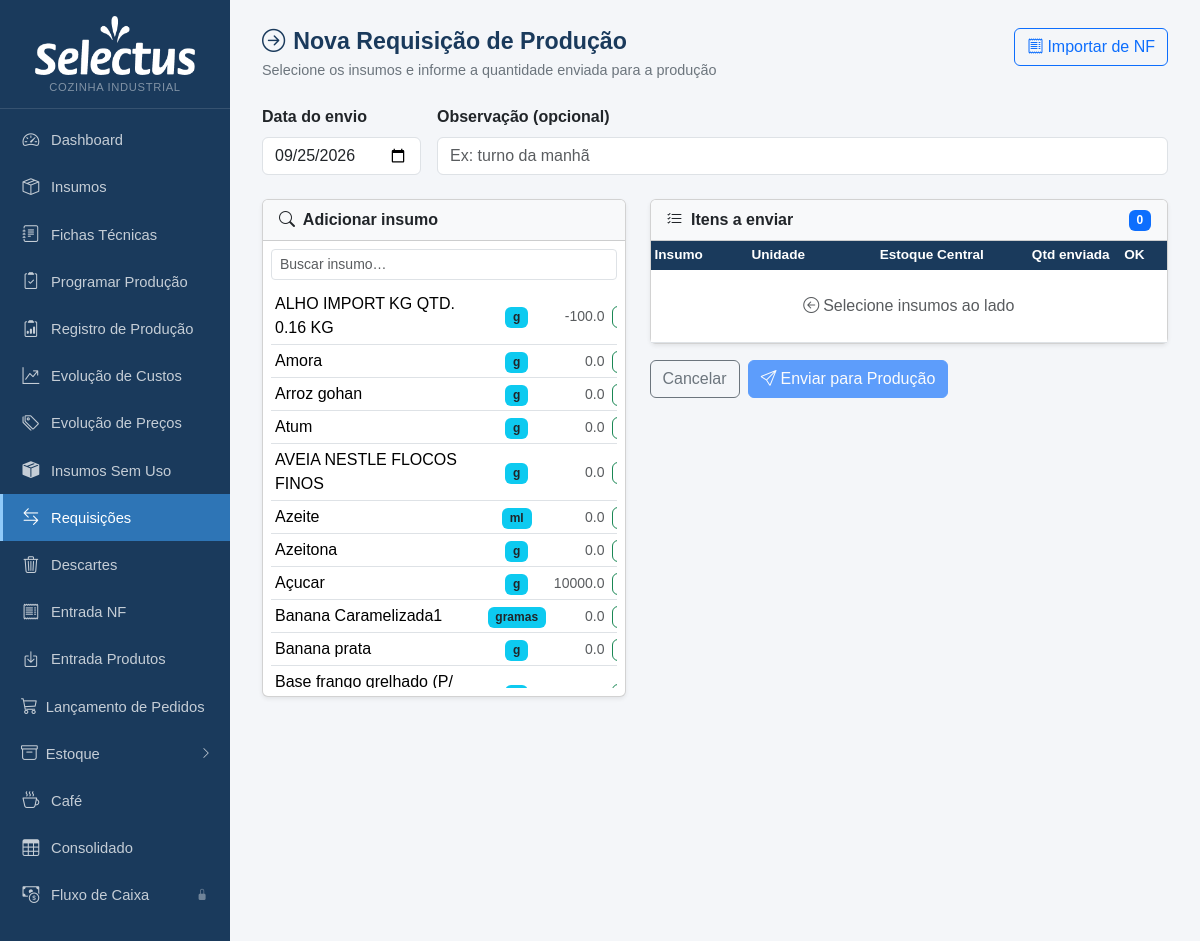
The app's page /requisicoes/nova (upper part), older data.
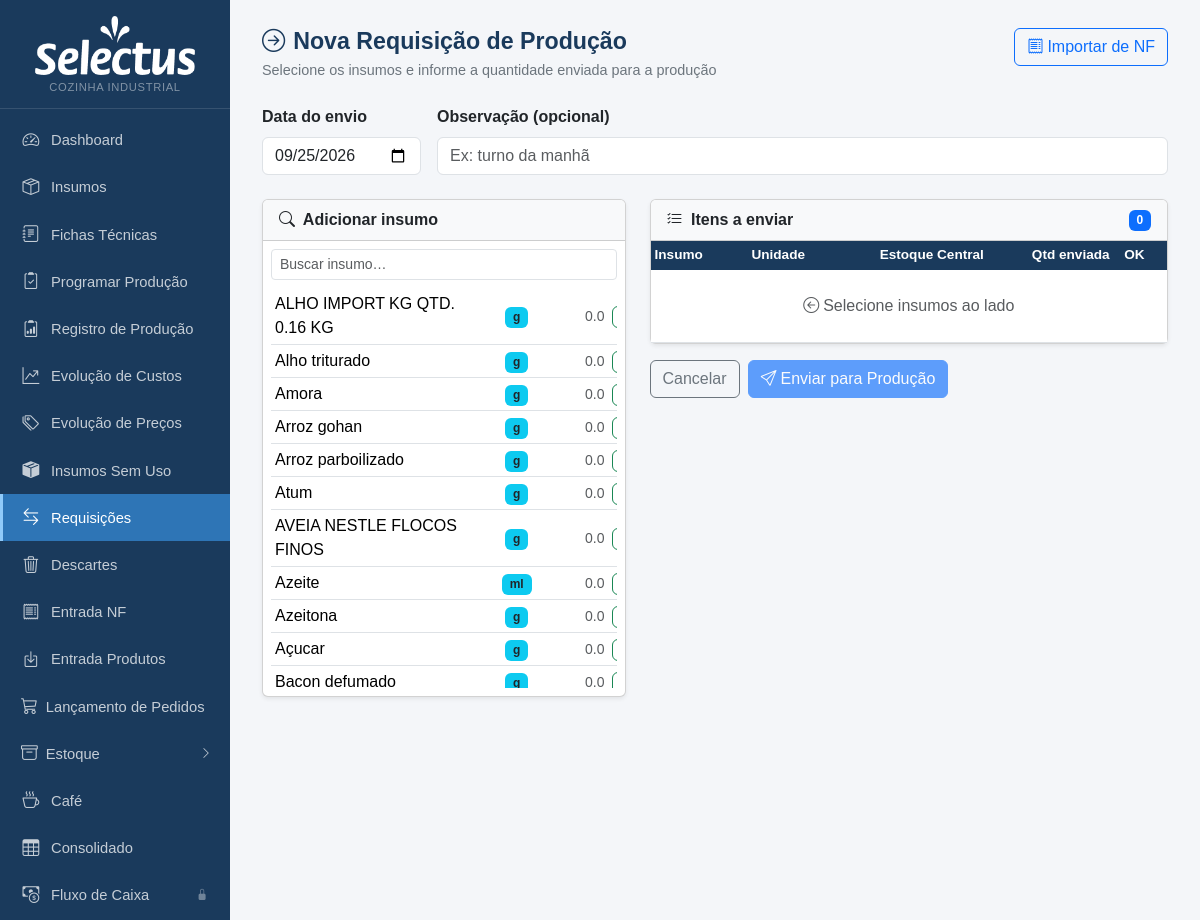
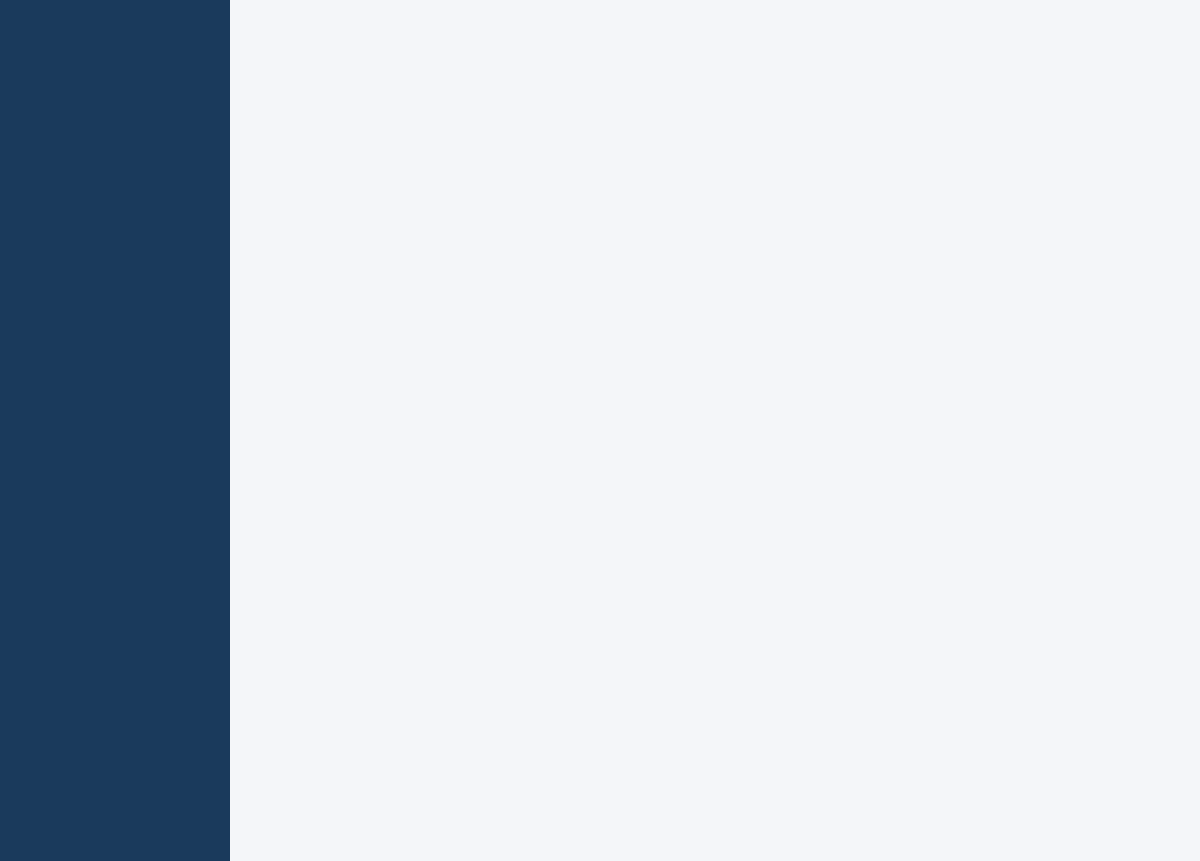
The same page, newer data (2 pictures, top to bottom).
### tables this page shows
CREATE TABLE insumos (
            id INTEGER PRIMARY KEY AUTOINCREMENT,
            nome TEXT NOT NULL,
            unidade_compra TEXT NOT NULL,
            preco_compra REAL,
            unidade_uso TEXT NOT NULL,
            fator_conversao REAL NOT NULL DEFAULT 1
        , qtd_por_embalagem REAL, unid_embalagem TEXT, produto_vinculado_id INTEGER, estoque_atual REAL DEFAULT 0, estoque_minimo REAL DEFAULT 0, status_revisao_custo TEXT DEFAULT 'nao_revisado', data_revisao_custo TEXT, fornecedor TEXT, aproveitamento REAL NOT NULL DEFAULT 100, status_revisao_nome TEXT DEFAULT 'nao_revisado', observacao TEXT, estoque_central REAL DEFAULT 0, status_revisao_fp TEXT DEFAULT "nao_revisado", categoria TEXT, ep_fornecedor_id INTEGER REFERENCES ep_fornecedores(id));

### app.py (the view, shortened to what this page needs)
@app.route('/requisicoes/nova', methods=['GET','POST'])
def requisicao_nova():
    db = get_db()
    insumos = db.execute('SELECT id, nome, unidade_uso, unidade_compra, estoque_central, qtd_por_embalagem FROM insumos ORDER BY nome COLLATE NOCASE').fetchall()
    nf_id = request.args.get('nf_id', type=int)
    pre_itens = []
    nf_origem = None
    nfs_disponiveis = db.execute(
        "SELECT id, numero, fornecedor, data_emissao FROM nf_entradas ORDER BY id DESC"
    ).fetchall()
    db.close()
    return render_template('requisicao_nova.html', insumos=insumos, today=date.today().isoformat(),
                           pre_itens=pre_itens, nf_origem=nf_origem, nfs=nfs_disponiveis)

### app.py (called while the page is built)
def get_db():
    c = sqlite3.connect(DB)
    c.row_factory = sqlite3.Row
    c.execute("PRAGMA foreign_keys = ON")
    return c

def count_alertas():
    try:
        db = get_db()
        n = db.execute('''SELECT COUNT(*) FROM insumos
                          WHERE estoque_minimo > 0 AND COALESCE(estoque_atual,0) < estoque_minimo''').fetchone()[0]
        db.close()
        return n
    except:
        return 0

@app.context_processor
def inject_alertas():
    try:
        db = get_db()
        n_ped = db.execute("SELECT COUNT(*) FROM pedidos WHERE status='aberto'").fetchone()[0]
        db.close()
    except Exception:
        n_ped = 0
    return dict(n_alertas=count_alertas(), n_pedidos_abertos=n_ped)

### templates/requisicao_nova.html (shortened to what this page needs)
{% extends "base.html" %}
{% block content %}
<div class="page-header d-flex justify-content-between align-items-start">
  <div>
    <h1><i class="bi bi-arrow-right-circle me-2"></i>Nova Requisição de Produção</h1>
    <p>Selecione os insumos e informe a quantidade enviada para a produção</p>
  </div>
  <button type="button" class="btn btn-outline-primary" data-bs-toggle="modal" data-bs-target="#modalImportarNF">
    <i class="bi bi-receipt me-1"></i>Importar de NF
  </button>
</div>
<form method="post">
<div class="row g-3 mb-4">
  <div class="col-auto">
    <label class="form-label fw-semibold">Data do envio</label>
    <input type="date" name="data" class="form-control" value="{{ today }}" required>
  </div>
  <div class="col">
    <label class="form-label fw-semibold">Observação (opcional)</label>
    <input type="text" name="observacao" class="form-control" placeholder="Ex: turno da manhã">
  </div>
</div>
<div class="row g-4">
  <div class="col-md-5">
    <div class="card shadow-sm">
      <div class="card-header fw-semibold bg-light">
        <i class="bi bi-search me-1"></i> Adicionar insumo
      </div>
      <div class="card-body p-2">
        <input type="text" id="busca-add" class="form-control form-control-sm mb-2" placeholder="Buscar insumo…" autocomplete="off">
        <div style="max-height:400px;overflow-y:auto">
          <table class="table table-sm mb-0" id="lista-add">
            <tbody>
              {% for ins in insumos %}
              <tr data-nome="{{ ins.nome|lower }}" data-id="{{ ins.id }}"
                  data-nome-orig="{{ ins.nome }}" data-un="{{ ins.unidade_uso }}"
                  data-estoque="{{ ins.estoque_central or 0 }}"
                  data-qtd-emb="{{ ins.qtd_por_embalagem or 0 }}"
                  data-unid-emb="{{ ins.unidade_compra or '' }}">
                <td>{{ ins.nome }}</td>
                <td class="text-center"><span class="badge bg-info text-dark">{{ ins.unidade_uso }}</span></td>
                <td class="text-end text-muted small">{{ '%.1f'|format(ins.estoque_central or 0) }}</td>
                <td><button type="button" class="btn btn-xs btn-outline-success btn-add-item" style="padding:1px 6px;font-size:.75rem"></button></td>
              </tr>
              {% endfor %}
            </tbody>
          </table>
        </div>
      </div>
    </div>
  </div>
  <div class="col-md-7">
    <div class="card shadow-sm">
      <div class="card-header fw-semibold bg-light d-flex justify-content-between align-items-center">
        <span><i class="bi bi-list-check me-1"></i> Itens a enviar</span>
        <div class="d-flex align-items-center gap-2">
          <span class="badge bg-primary" id="n-itens">0</span>
        </div>
      </div>
      <div class="card-body p-0">
        <table class="table table-sm mb-0" id="tabela-itens">
          <thead>
            <tr>
              <th>Insumo</th>
              <th class="text-center">Unidade</th>
              <th class="text-end">Estoque Central</th>
              <th class="text-end">Qtd enviada</th>
              <th class="text-center">OK</th>
              <th></th>
            </tr>
          </thead>
          <tbody id="tbody-itens">
            <tr id="linha-vazia">
              <td colspan="6" class="text-center text-muted py-4">
                <i class="bi bi-arrow-left-circle me-1"></i>Selecione insumos ao lado
              </td>
            </tr>
          </tbody>
        </table>
      </div>
    </div>
    <div class="mt-3 d-flex gap-2 justify-content-between align-items-center">
      <div class="d-flex gap-2">
        <a href="{{ url_for('requisicoes_lista') }}" class="btn btn-outline-secondary">Cancelar</a>
        <button type="submit" class="btn btn-primary" id="btn-submit" disabled>
          <i class="bi bi-send me-1"></i>Enviar para Produção
        </button>
      </div>
    </div>
  </div>
</div>
</form>
{% endblock %}

Row changes from the older to the newer data that the page shows:
no longer on this page (row unchanged): insumos: nome "Banana Caramelizada1", unidade_uso "gramas", estoque_central "0.0"
no longer on this page (row unchanged): insumos: nome "Banana prata", unidade_uso "g", estoque_central "0.0"
no longer on this page (row unchanged): insumos: nome "Base frango grelhado (P/…"
changed insumos "ALHO IMPORT KG QTD. 0.16 KG": estoque_central "-100.0" → "0.0"
added insumos: nome "Alho triturado", unidade_uso "g", estoque_central "0.0"
added insumos: nome "Arroz parboilizado", unidade_uso "g", estoque_central "0.0"
changed insumos "Açucar": estoque_central "10000.0" → "0.0"
added insumos: nome "Bacon defumado", unidade_uso "g", estoque_central "0.0"
